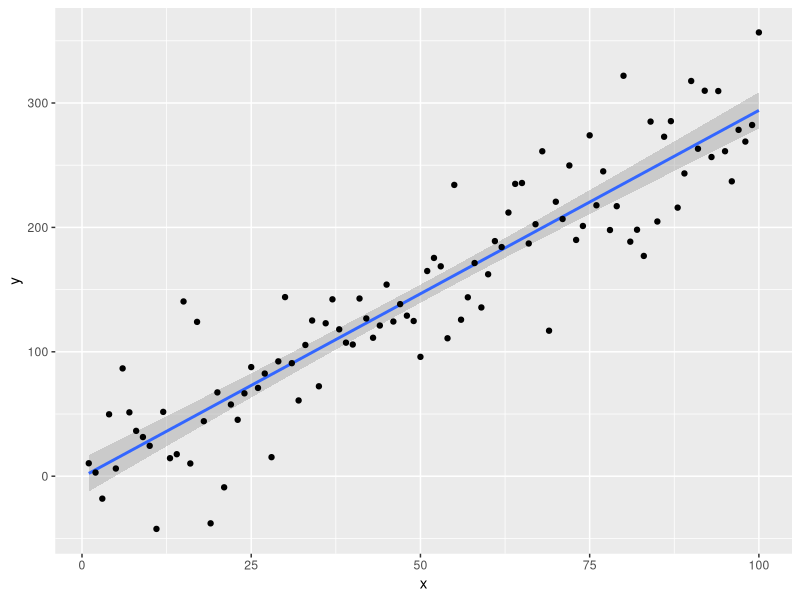
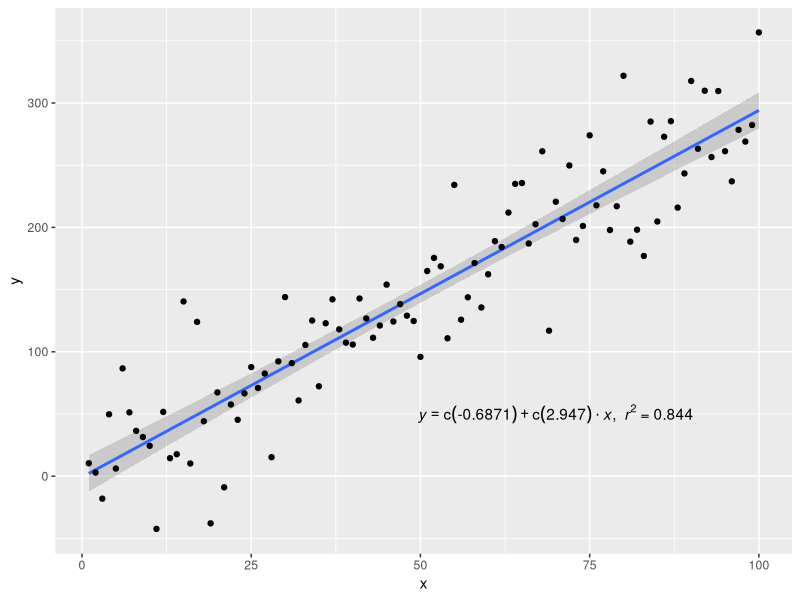

Source code (R) for these figures, in order:
library(ggplot2)

df <- data.frame(x = c(1:100))

df$y <- 2 + 3 * df$x + rnorm(100, sd = 40)

m <- lm(y ~ x, data = df)

p <- ggplot(data = df, aes(x = x, y = y)) +
  
  geom_smooth(method = "lm", formula = y ~ x) +
  
  geom_point()

p



eq <- substitute(italic(y)==a+b%.%italic(x)*","~~italic(r)^2~"="~r2,
                 
                 list(        a = format(coef(m)[1], digits = 4),
                              
                              b = format(coef(m)[2], digits = 4),
                              
                              r2 = format(summary(m)$r.squared, digits = 3)))



dftext <- data.frame(x = 70, y = 50, eq = as.character(as.expression(eq)))

p + geom_text(aes(label = eq), data = dftext, parse = TRUE)
